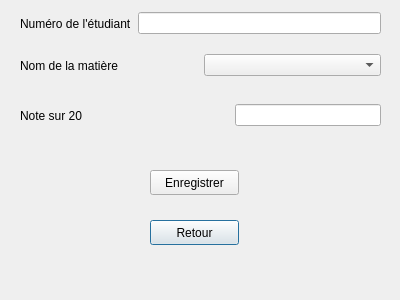
<?xml version="1.0" encoding="UTF-8"?>
<ui version="4.0">
 <class>NoterEtudiant</class>
 <widget class="QDialog" name="NoterEtudiant">
  <property name="geometry">
   <rect>
    <x>0</x>
    <y>0</y>
    <width>400</width>
    <height>300</height>
   </rect>
  </property>
  <property name="windowTitle">
   <string>Rajouter une note à un étudiant</string>
  </property>
  <widget class="QWidget" name="horizontalLayoutWidget">
   <property name="geometry">
    <rect>
     <x>20</x>
     <y>10</y>
     <width>361</width>
     <height>27</height>
    </rect>
   </property>
   <layout class="QHBoxLayout" name="horizontalLayout">
    <item>
     <widget class="QLabel" name="label">
      <property name="text">
       <string>Numéro de l'étudiant</string>
      </property>
     </widget>
    </item>
    <item>
     <widget class="QLineEdit" name="inputNumeroEtudiant"/>
    </item>
   </layout>
  </widget>
  <widget class="QWidget" name="horizontalLayoutWidget_2">
   <property name="geometry">
    <rect>
     <x>20</x>
     <y>50</y>
     <width>361</width>
     <height>31</height>
    </rect>
   </property>
   <layout class="QHBoxLayout" name="horizontalLayout_2">
    <item>
     <widget class="QLabel" name="label_2">
      <property name="text">
       <string>Nom de la matière</string>
      </property>
     </widget>
    </item>
    <item>
     <widget class="QComboBox" name="matieres"/>
    </item>
   </layout>
  </widget>
  <widget class="QWidget" name="horizontalLayoutWidget_3">
   <property name="geometry">
    <rect>
     <x>20</x>
     <y>100</y>
     <width>361</width>
     <height>31</height>
    </rect>
   </property>
   <layout class="QHBoxLayout" name="horizontalLayout_3">
    <item>
     <widget class="QLabel" name="label_3">
      <property name="text">
       <string>Note sur 20</string>
      </property>
     </widget>
    </item>
    <item>
     <spacer name="horizontalSpacer">
      <property name="orientation">
       <enum>Qt::Horizontal</enum>
      </property>
      <property name="sizeHint" stdset="0">
       <size>
        <width>40</width>
        <height>20</height>
       </size>
      </property>
     </spacer>
    </item>
    <item>
     <widget class="QLineEdit" name="inputNote"/>
    </item>
   </layout>
  </widget>
  <widget class="QPushButton" name="retour">
   <property name="geometry">
    <rect>
     <x>150</x>
     <y>220</y>
     <width>89</width>
     <height>25</height>
    </rect>
   </property>
   <property name="text">
    <string>Retour</string>
   </property>
  </widget>
  <widget class="QPushButton" name="enregistrerNote">
   <property name="geometry">
    <rect>
     <x>150</x>
     <y>170</y>
     <width>89</width>
     <height>25</height>
    </rect>
   </property>
   <property name="text">
    <string>Enregistrer</string>
   </property>
  </widget>
 </widget>
 <resources/>
 <connections/>
</ui>
